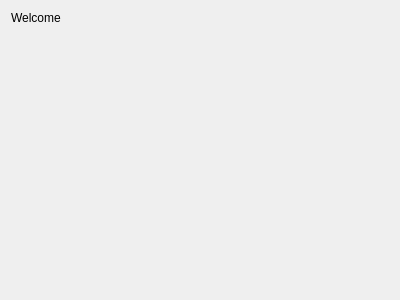
<?xml version="1.0" encoding="UTF-8"?>
<ui version="4.0">
 <class>FormWelcome</class>
 <widget class="QWidget" name="FormWelcome">
  <property name="geometry">
   <rect>
    <x>0</x>
    <y>0</y>
    <width>400</width>
    <height>300</height>
   </rect>
  </property>
  <property name="windowTitle">
   <string>Welcome</string>
  </property>
  <layout class="QVBoxLayout" name="verticalLayout">
   <item>
    <widget class="QLabel" name="label">
     <property name="styleSheet">
      <string notr="true">font: 18pt &quot;Sans Serif&quot;;</string>
     </property>
     <property name="text">
      <string>Welcome</string>
     </property>
    </widget>
   </item>
   <item>
    <spacer name="verticalSpacer">
     <property name="orientation">
      <enum>Qt::Vertical</enum>
     </property>
     <property name="sizeHint" stdset="0">
      <size>
       <width>20</width>
       <height>244</height>
      </size>
     </property>
    </spacer>
   </item>
  </layout>
 </widget>
 <resources/>
 <connections/>
</ui>
